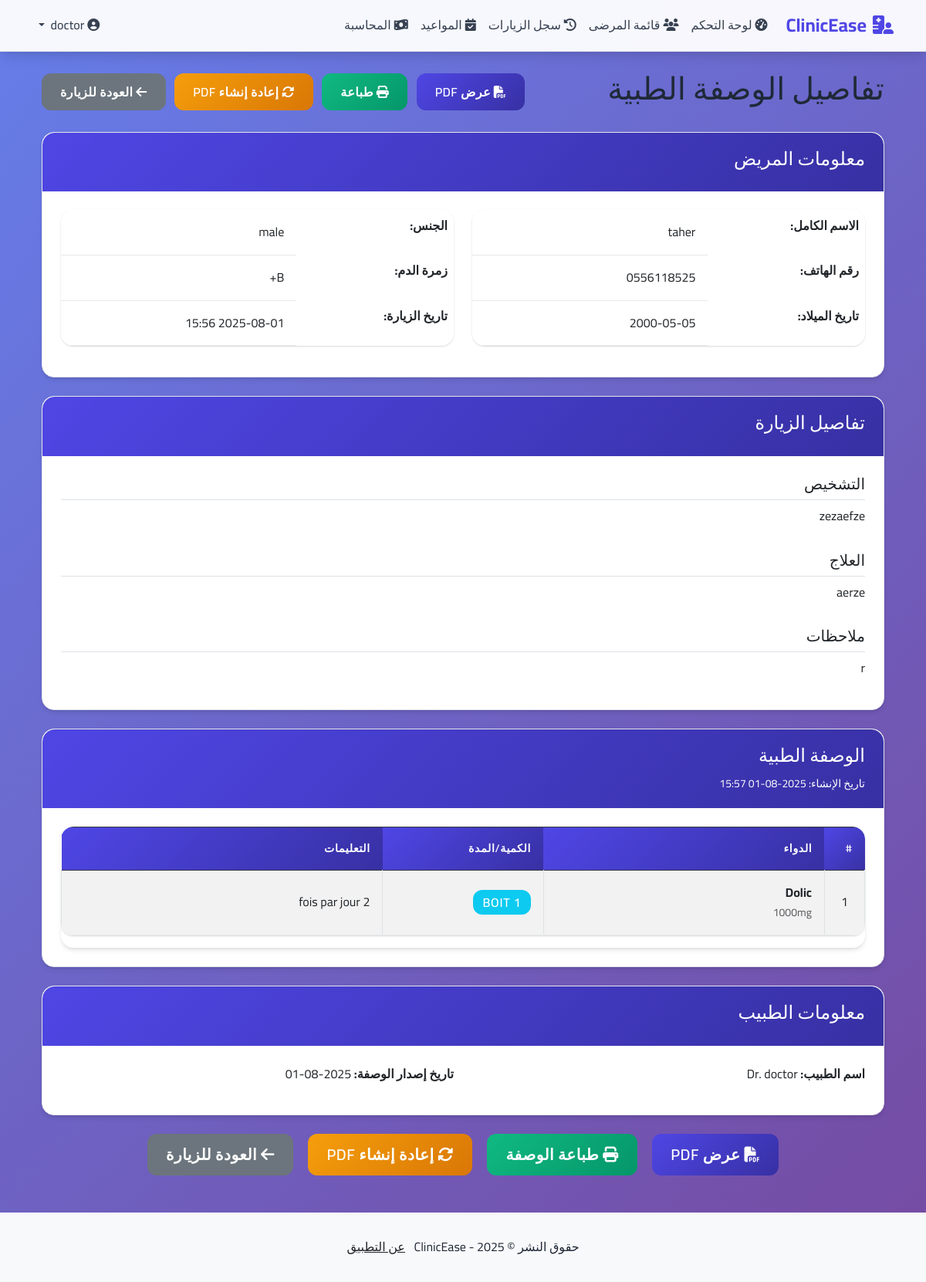
The app's page /doctor/prescription/6/view (signed in) with its own data.
### clinic_app/models.py (models this page shows, shortened)
class Patient(db.Model):
    id = db.Column(db.Integer, primary_key=True)
    full_name = db.Column(db.String(100), nullable=False)
    phone = db.Column(db.String(20), nullable=False)
    birth_date = db.Column(db.Date, nullable=True)
    gender = db.Column(db.String(10), nullable=True)  # male, female, other
    blood_group = db.Column(db.String(5), nullable=True)  # A+, A-, B+, B-, AB+, AB-, O+, O-
    address = db.Column(db.String(200), nullable=True)
    created_at = db.Column(db.DateTime, nullable=False, default=datetime.utcnow)
    tickets = db.relationship("Ticket", backref="patient", lazy=True)
    visits = db.relationship("Visit", backref="patient", lazy=True)

class Visit(db.Model):
    id = db.Column(db.Integer, primary_key=True)
    patient_id = db.Column(db.Integer, db.ForeignKey("patient.id"), nullable=False)
    doctor_id = db.Column(db.Integer, db.ForeignKey("user.id"), nullable=False)
    date = db.Column(db.DateTime, nullable=False, default=datetime.utcnow)
    symptoms = db.Column(db.Text, nullable=True)
    diagnosis = db.Column(db.Text, nullable=True)
    treatment = db.Column(db.Text, nullable=True)
    notes = db.Column(db.Text, nullable=True)
    status = db.Column(db.String(20), nullable=False, default="مستقر")  # مستقر، متابعة، طارئ، معلقة
    price = db.Column(db.Float, nullable=True)  # سعر الزيارة
    payment_status = db.Column(db.String(20), default="غير مدفوع")  # مدفوع، غير مدفوع، مدفوع جزئياً
    prescription = db.relationship("Prescription", backref="visit", uselist=False, lazy=True)

class Prescription(db.Model):
    id = db.Column(db.Integer, primary_key=True)
    visit_id = db.Column(db.Integer, db.ForeignKey("visit.id"), nullable=False, unique=True)
    pdf_file = db.Column(db.String(100), nullable=True)  # مسار الملف على السيرفر
    created_at = db.Column(db.DateTime, nullable=False, default=datetime.utcnow)
    prescription_medications = db.relationship('PrescriptionMedication', backref='prescription', lazy=True)

class PrescriptionMedication(db.Model):
    id = db.Column(db.Integer, primary_key=True)
    prescription_id = db.Column(db.Integer, db.ForeignKey('prescription.id'), nullable=False)
    medication_id = db.Column(db.Integer, db.ForeignKey('medication.id'), nullable=False)
    instructions = db.Column(db.String(200), nullable=True)
    quantity = db.Column(db.String(50), nullable=True)  # الكمية أو المدة
    medication = db.relationship('Medication', lazy=True)

class Medication(db.Model):
    id = db.Column(db.Integer, primary_key=True)
    name = db.Column(db.String(100), unique=True, nullable=False)
    dosage = db.Column(db.String(100), nullable=True)

class User(db.Model, UserMixin):
    id = db.Column(db.Integer, primary_key=True)
    username = db.Column(db.String(20), unique=True, nullable=False)
    password = db.Column(db.String(60), nullable=False)
    role = db.Column(db.String(20), nullable=False)  # doctor, secretary
    visits = db.relationship("Visit", backref="doctor", lazy=True)
    settings = db.relationship("DoctorSettings", backref="user", uselist=False, lazy=True)

### clinic_app/doctor/routes.py (the view)
@doctor.route("/doctor/prescription/<int:prescription_id>/view")
@login_required
@doctor_required
def view_prescription(prescription_id):
    prescription = Prescription.query.get_or_404(prescription_id)
    visit = prescription.visit
    if visit.doctor_id != current_user.id:
        flash("غير مسموح لك بالوصول إلى هذه الوصفة", "danger")
        return redirect(url_for("doctor.dashboard"))
    return render_template("doctor/view_prescription.html",
                         title="تفاصيل الوصفة الطبية",
                         prescription=prescription,
                         visit=visit)

### clinic_app/doctor/routes.py (called while the page is built)
def doctor_required(f):
    @wraps(f)
    def decorated_function(*args, **kwargs):
        if current_user.role != "doctor":
            flash("غير مسموح لك بالوصول إلى هذه الصفحة", "danger")
            return redirect(url_for("auth.login"))
        return f(*args, **kwargs)
    return decorated_function

### clinic_app/models.py (called while the page is built)
@login_manager.user_loader
def load_user(user_id):
    return User.query.get(int(user_id))

### clinic_app/templates/doctor/view_prescription.html (shortened to what this page needs)
{% extends "layout.html" %}
{% block content %}
<div class="container mt-4">
    <div class="d-flex justify-content-between align-items-center mb-4">
        <h1>تفاصيل الوصفة الطبية</h1>
        <div>
            <a href="{{ url_for('doctor.view_prescription_pdf', prescription_id=prescription.id) }}" class="btn btn-primary me-2" target="_blank">
                <i class="fas fa-file-pdf"></i> عرض PDF
            </a>
            <a href="{{ url_for('doctor.print_prescription', prescription_id=prescription.id) }}" class="btn btn-success me-2" target="_blank">
                <i class="fas fa-print"></i> طباعة
            </a>
            <a href="{{ url_for('doctor.regenerate_prescription_pdf', prescription_id=prescription.id) }}" class="btn btn-warning me-2" onclick="return confirm('هل تريد إعادة إنشاء ملف PDF؟ سيتم حذف الملف القديم.')">
                <i class="fas fa-sync-alt"></i> إعادة إنشاء PDF
            </a>
            <a href="{{ url_for('doctor.view_visit', visit_id=visit.id) }}" class="btn btn-secondary">
                <i class="fas fa-arrow-left"></i> العودة للزيارة
            </a>
        </div>
    </div>
    <div class="card mb-4">
        <div class="card-header bg-info text-white">
            <h4>معلومات المريض</h4>
        </div>
        <div class="card-body">
            <div class="row">
                <div class="col-md-6">
                    <table class="table table-borderless">
                        <tr>
                            <th width="40%">الاسم الكامل:</th>
                            <td>{{ visit.patient.full_name }}</td>
                        </tr>
                        <tr>
                            <th>رقم الهاتف:</th>
                            <td>{{ visit.patient.phone }}</td>
                        </tr>
                        <tr>
                            <th>تاريخ الميلاد:</th>
                            <td>{{ visit.patient.birth_date.strftime('%Y-%m-%d') if visit.patient.birth_date else 'غير محدد' }}</td>
                        </tr>
                    </table>
                </div>
                <div class="col-md-6">
                    <table class="table table-borderless">
                        <tr>
                            <th width="40%">الجنس:</th>
                            <td>{{ visit.patient.gender if visit.patient.gender else 'غير محدد' }}</td>
                        </tr>
                        <tr>
                            <th>زمرة الدم:</th>
                            <td>{{ visit.patient.blood_group if visit.patient.blood_group else 'غير محدد' }}</td>
                        </tr>
                        <tr>
                            <th>تاريخ الزيارة:</th>
                            <td>{{ visit.date.strftime('%Y-%m-%d %H:%M') }}</td>
                        </tr>
                    </table>
                </div>
            </div>
        </div>
    </div>
    <div class="card mb-4">
        <div class="card-header bg-primary text-white">
            <h4>تفاصيل الزيارة</h4>
        </div>
        <div class="card-body">
            <div class="row mb-3">
                <div class="col-md-12">
                    <h5 class="border-bottom pb-2">التشخيص</h5>
                    <p>{{ visit.diagnosis or 'لم يتم تسجيل تشخيص' }}</p>
                </div>
            </div>
            <div class="row mb-3">
                <div class="col-md-12">
                    <h5 class="border-bottom pb-2">العلاج</h5>
                    <p>{{ visit.treatment or 'لم يتم تسجيل علاج' }}</p>
                </div>
            </div>
            {% if visit.notes %}
            <div class="row">
                <div class="col-md-12">
                    <h5 class="border-bottom pb-2">ملاحظات</h5>
                    <p>{{ visit.notes }}</p>
                </div>
            </div>
            {% endif %}
        </div>
    </div>
    <div class="card mb-4">
        <div class="card-header bg-success text-white">
            <h4>الوصفة الطبية</h4>
            <small>تاريخ الإنشاء: {{ prescription.created_at.strftime('%Y-%m-%d %H:%M') }}</small>
        </div>
        <div class="card-body">
            <div class="table-responsive">
                <table class="table table-striped table-bordered">
                    <thead class="table-dark">
                        <tr>
                            <th width="5%">#</th>
                            <th width="35%">الدواء</th>
                            <th width="20%">الكمية/المدة</th>
                            <th width="40%">التعليمات</th>
                        </tr>
                    </thead>
                    <tbody>
                        {% for pm in prescription.prescription_medications %}
                        <tr>
                            <td class="text-center">{{ loop.index }}</td>
                            <td>
                                <strong>{{ pm.medication.name }}</strong>
                                {% if pm.medication.dosage %}
                                    <br><small class="text-muted">{{ pm.medication.dosage }}</small>
                                {% endif %}
                            </td>
                            <td>
                                {% if pm.quantity %}
                                    <span class="badge bg-info fs-6">{{ pm.quantity }}</span>
                                {% else %}
                                    <span class="text-muted">غير محدد</span>
                                {% endif %}
                            </td>
                            <td>{{ pm.instructions }}</td>
                        </tr>
                        {% endfor %}
                    </tbody>
                </table>
            </div>
        </div>
    </div>
    <div class="card mb-4">
        <div class="card-header bg-dark text-white">
            <h4>معلومات الطبيب</h4>
        </div>
        <div class="card-body">
            <div class="row">
                <div class="col-md-6">
                    <p><strong>اسم الطبيب:</strong> Dr. {{ visit.doctor.username }}</p>
                </div>
                <div class="col-md-6">
                    <p><strong>تاريخ إصدار الوصفة:</strong> {{ prescription.created_at.strftime('%Y-%m-%d') }}</p>
                </div>
            </div>
        </div>
    </div>
    <div class="text-center">
        <a href="{{ url_for('doctor.view_prescription_pdf', prescription_id=prescription.id) }}" class="btn btn-primary btn-lg me-3" target="_blank">
            <i class="fas fa-file-pdf"></i> عرض PDF
        </a>
        <a href="{{ url_for('doctor.print_prescription', prescription_id=prescription.id) }}" class="btn btn-success btn-lg me-3" target="_blank">
            <i class="fas fa-print"></i> طباعة الوصفة
        </a>
        <a href="{{ url_for('doctor.regenerate_prescription_pdf', prescription_id=prescription.id) }}" class="btn btn-warning btn-lg me-3" onclick="return confirm('هل تريد إعادة إنشاء ملف PDF؟ سيتم حذف الملف القديم.')">
            <i class="fas fa-sync-alt"></i> إعادة إنشاء PDF
        </a>
        <a href="{{ url_for('doctor.view_visit', visit_id=visit.id) }}" class="btn btn-secondary btn-lg">
            <i class="fas fa-arrow-left"></i> العودة للزيارة
        </a>
    </div>
</div>
{% endblock content %}

### clinic_app/static/css/main.css (style rules this page uses)
:root { --primary-color: #4f46e5; --primary-dark: #3730a3; --secondary-color: #6b7280; --success-color: #10b981; --info-color: #06b6d4; --warning-color: #f59e0b; --danger-color: #ef4444; --light-bg: #f8fafc; --white: #ffffff; --gray-50: #f9fafb; --gray-100: #f3f4f6; --gray-200: #e5e7eb; --gray-300: #d1d5db; --gray-400: #9ca3af; --gray-500: #6b7280; --gray-600: #4b5563; --gray-700: #374151; --gray-800: #1f2937; --gray-900: #111827; --shadow-sm: 0 1px 2px 0 rgba(0, 0, 0, 0.05); --shadow: 0 1px 3px 0 rgba(0, 0, 0, 0.1), 0 1px 2px 0 rgba(0, 0, 0, 0.06); --shadow-md: 0 4px 6px -1px rgba(0, 0, 0, 0.1), 0 2px 4px -1px rgba(0, 0, 0, 0.06); --shadow-lg: 0 10px 15px -3px rgba(0, 0, 0, 0.1), 0 4px 6px -2px rgba(0, 0, 0, 0.05); --shadow-xl: 0 20px 25px -5px rgba(0, 0, 0, 0.1), 0 10px 10px -5px rgba(0, 0, 0, 0.04); --border-radius: 0.75rem; --border-radius-lg: 1rem; --transition: all 0.3s cubic-bezier(0.4, 0, 0.2, 1); }
* { box-sizing: border-box; }
body { font-family: 'Cairo', -apple-system, BlinkMacSystemFont, 'Segoe UI', Roboto, sans-serif; background: linear-gradient(135deg, #667eea 0%, #764ba2 100%); background-attachment: fixed; min-height: 100vh; line-height: 1.6; color: var(--gray-800); }
body::before { content: ''; position: fixed; top: 0; left: 0; width: 100%; height: 100%; background: linear-gradient(135deg, #667eea 0%, #764ba2 100%); opacity: 0.1; z-index: -1; }
.card { border-radius: var(--border-radius-lg); box-shadow: var(--shadow-md); transition: var(--transition); border: 1px solid var(--gray-200); background: var(--white); backdrop-filter: blur(10px); overflow: hidden; }
.card-header { border-top-left-radius: var(--border-radius-lg) !important; border-top-right-radius: var(--border-radius-lg) !important; background: linear-gradient(135deg, var(--primary-color), var(--primary-dark)); border-bottom: none; padding: 1.25rem 1.5rem; }
.card-body { padding: 1.5rem; }
.btn { border-radius: var(--border-radius); padding: 0.75rem 1.5rem; transition: var(--transition); font-weight: 600; border: none; position: relative; overflow: hidden; text-transform: none; letter-spacing: 0.025em; }
.btn-primary { background: linear-gradient(135deg, var(--primary-color), var(--primary-dark)); color: white; }
.btn-success { background: linear-gradient(135deg, var(--success-color), #059669); color: white; }
.btn-warning { background: linear-gradient(135deg, var(--warning-color), #d97706); color: white; }
.btn::before { content: ''; position: absolute; top: 50%; left: 50%; width: 0; height: 0; border-radius: 50%; background: rgba(255, 255, 255, 0.3); transition: width 0.6s, height 0.6s; transform: translate(-50%, -50%); z-index: 0; }
.btn > * { position: relative; z-index: 1; }
.table { border-radius: var(--border-radius-lg); overflow: hidden; box-shadow: var(--shadow); background: var(--white); }
.table thead th { background: linear-gradient(135deg, var(--primary-color), var(--primary-dark)); color: white; border: none; padding: 1rem; font-weight: 600; text-transform: uppercase; letter-spacing: 0.05em; font-size: 0.875rem; }
.table tbody td { padding: 1rem; border-bottom: 1px solid var(--gray-200); vertical-align: middle; }
.table-responsive { border-radius: var(--border-radius-lg); box-shadow: var(--shadow-md); }
.badge { border-radius: var(--border-radius); padding: 0.5rem 0.75rem; font-weight: 600; font-size: 0.75rem; text-transform: uppercase; letter-spacing: 0.05em; }

### records on screen
Patient: patient.full_name "taher", patient.phone "0556118525", patient.birth_date "2000-05-05", patient "male", patient "B+"
Visit: date "2025-08-01 15:56", diagnosis "zezaefze", treatment "aerze", notes "r"
Prescription: created_at "2025-08-01 15:57", created_at "2025-08-01"
PrescriptionMedication: medication.name "Dolic", medication.dosage "1000mg", quantity "1 BOIT", instructions "2 fois par jour"
User: doctor.username "doctor"
